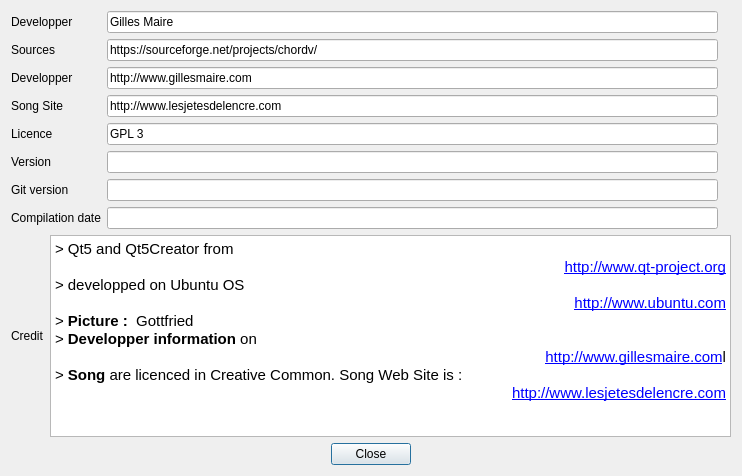
<?xml version="1.0" encoding="UTF-8"?>
<ui version="4.0">
 <class>DialogAbout</class>
 <widget class="QDialog" name="DialogAbout">
  <property name="geometry">
   <rect>
    <x>0</x>
    <y>0</y>
    <width>742</width>
    <height>476</height>
   </rect>
  </property>
  <property name="windowTitle">
   <string>About</string>
  </property>
  <layout class="QVBoxLayout" name="verticalLayout_5">
   <item>
    <layout class="QVBoxLayout" name="verticalLayout_4">
     <item>
      <layout class="QVBoxLayout" name="verticalLayout_3">
       <item>
        <layout class="QHBoxLayout" name="horizontalLayout_4">
         <item>
          <layout class="QHBoxLayout" name="horizontalLayout_2">
           <item>
            <layout class="QVBoxLayout" name="verticalLayout">
             <item>
              <widget class="QLabel" name="labelDevelopper">
               <property name="text">
                <string>Developper</string>
               </property>
              </widget>
             </item>
             <item>
              <widget class="QLabel" name="labelSources">
               <property name="text">
                <string>Sources</string>
               </property>
              </widget>
             </item>
             <item>
              <widget class="QLabel" name="labelWebSite">
               <property name="text">
                <string>Developper</string>
               </property>
              </widget>
             </item>
             <item>
              <widget class="QLabel" name="labelSongSite">
               <property name="text">
                <string>Song Site</string>
               </property>
              </widget>
             </item>
             <item>
              <widget class="QLabel" name="labelLicence">
               <property name="text">
                <string>Licence</string>
               </property>
              </widget>
             </item>
             <item>
              <widget class="QLabel" name="labelVersion">
               <property name="text">
                <string>Version</string>
               </property>
              </widget>
             </item>
             <item>
              <widget class="QLabel" name="labelGitVersion">
               <property name="text">
                <string>Git version</string>
               </property>
              </widget>
             </item>
             <item>
              <widget class="QLabel" name="labelDate">
               <property name="text">
                <string>Compilation date</string>
               </property>
              </widget>
             </item>
            </layout>
           </item>
           <item>
            <layout class="QVBoxLayout" name="verticalLayout_2">
             <item>
              <widget class="QLineEdit" name="lineEditDevelopper">
               <property name="text">
                <string>Gilles Maire</string>
               </property>
               <property name="readOnly">
                <bool>true</bool>
               </property>
              </widget>
             </item>
             <item>
              <widget class="QLineEdit" name="lineEditSources">
               <property name="text">
                <string>https://sourceforge.net/projects/chordv/</string>
               </property>
               <property name="readOnly">
                <bool>true</bool>
               </property>
              </widget>
             </item>
             <item>
              <widget class="QLineEdit" name="lineEditDevSite">
               <property name="text">
                <string>http://www.gillesmaire.com</string>
               </property>
               <property name="readOnly">
                <bool>true</bool>
               </property>
              </widget>
             </item>
             <item>
              <widget class="QLineEdit" name="lineEditSongSite">
               <property name="text">
                <string>http://www.lesjetesdelencre.com</string>
               </property>
               <property name="readOnly">
                <bool>true</bool>
               </property>
              </widget>
             </item>
             <item>
              <widget class="QLineEdit" name="lineEditLicence">
               <property name="text">
                <string>GPL 3</string>
               </property>
               <property name="readOnly">
                <bool>true</bool>
               </property>
              </widget>
             </item>
             <item>
              <widget class="QLineEdit" name="lineEditVersion">
               <property name="text">
                <string/>
               </property>
               <property name="readOnly">
                <bool>true</bool>
               </property>
              </widget>
             </item>
             <item>
              <widget class="QLineEdit" name="lineEditGitVersion">
               <property name="text">
                <string/>
               </property>
               <property name="readOnly">
                <bool>true</bool>
               </property>
              </widget>
             </item>
             <item>
              <widget class="QLineEdit" name="lineEditDate">
               <property name="text">
                <string/>
               </property>
               <property name="readOnly">
                <bool>true</bool>
               </property>
              </widget>
             </item>
            </layout>
           </item>
          </layout>
         </item>
         <item>
          <widget class="QLabel" name="labelPicture">
           <property name="text">
            <string/>
           </property>
           <property name="pixmap">
            <pixmap resource="../Resources/resources.qrc">:/Image/Images/gilles.jpg</pixmap>
           </property>
          </widget>
         </item>
        </layout>
       </item>
       <item>
        <layout class="QHBoxLayout" name="horizontalLayout_3">
         <item>
          <widget class="QLabel" name="labelCredit">
           <property name="text">
            <string>Credit</string>
           </property>
          </widget>
         </item>
         <item>
          <widget class="QTextBrowser" name="textBrowserCredit">
           <property name="html">
            <string>&lt;!DOCTYPE HTML PUBLIC &quot;-//W3C//DTD HTML 4.0//EN&quot; &quot;http://www.w3.org/TR/REC-html40/strict.dtd&quot;&gt;
&lt;html&gt;&lt;head&gt;&lt;meta name=&quot;qrichtext&quot; content=&quot;1&quot; /&gt;&lt;style type=&quot;text/css&quot;&gt;
p, li { white-space: pre-wrap; }
&lt;/style&gt;&lt;/head&gt;&lt;body style=&quot; font-family:'Noto Sans'; font-size:10pt; font-weight:400; font-style:normal;&quot;&gt;
&lt;p style=&quot; margin-top:0px; margin-bottom:0px; margin-left:0px; margin-right:0px; -qt-block-indent:0; text-indent:0px;&quot;&gt;&lt;span style=&quot; font-family:'Ubuntu'; font-size:11pt;&quot;&gt;&amp;gt; Qt5 and Qt5Creator from &lt;/span&gt;&lt;/p&gt;
&lt;p align=&quot;right&quot; style=&quot; margin-top:0px; margin-bottom:0px; margin-left:0px; margin-right:0px; -qt-block-indent:0; text-indent:0px;&quot;&gt;&lt;a href=&quot;http://www.qt-project.org&quot;&gt;&lt;span style=&quot; font-family:'Ubuntu'; font-size:11pt; text-decoration: underline; color:#0000ff;&quot;&gt;http://www.qt-project.org&lt;/span&gt;&lt;/a&gt;&lt;/p&gt;
&lt;p style=&quot; margin-top:0px; margin-bottom:0px; margin-left:0px; margin-right:0px; -qt-block-indent:0; text-indent:0px;&quot;&gt;&lt;span style=&quot; font-family:'Ubuntu'; font-size:11pt;&quot;&gt;&amp;gt; developped on Ubuntu OS &lt;/span&gt;&lt;/p&gt;
&lt;p align=&quot;right&quot; style=&quot; margin-top:0px; margin-bottom:0px; margin-left:0px; margin-right:0px; -qt-block-indent:0; text-indent:0px;&quot;&gt;&lt;a href=&quot;http://www.qt-project.org&quot;&gt;&lt;span style=&quot; font-family:'Ubuntu'; font-size:11pt; text-decoration: underline; color:#0000ff;&quot;&gt;http://www.ubuntu.com&lt;/span&gt;&lt;/a&gt;&lt;/p&gt;
&lt;p style=&quot; margin-top:0px; margin-bottom:0px; margin-left:0px; margin-right:0px; -qt-block-indent:0; text-indent:0px;&quot;&gt;&lt;span style=&quot; font-family:'Ubuntu'; font-size:11pt;&quot;&gt;&amp;gt; &lt;/span&gt;&lt;span style=&quot; font-family:'Ubuntu'; font-size:11pt; font-weight:600;&quot;&gt;Picture : &lt;/span&gt;&lt;span style=&quot; font-family:'Ubuntu'; font-size:11pt;&quot;&gt; Gottfried&lt;/span&gt;&lt;/p&gt;
&lt;p style=&quot; margin-top:0px; margin-bottom:0px; margin-left:0px; margin-right:0px; -qt-block-indent:0; text-indent:0px;&quot;&gt;&lt;span style=&quot; font-family:'Ubuntu'; font-size:11pt;&quot;&gt;&amp;gt;&lt;/span&gt;&lt;span style=&quot; font-family:'Ubuntu'; font-size:11pt; font-weight:600;&quot;&gt; Developper information &lt;/span&gt;&lt;span style=&quot; font-family:'Ubuntu'; font-size:11pt;&quot;&gt;on &lt;/span&gt;&lt;/p&gt;
&lt;p align=&quot;right&quot; style=&quot; margin-top:0px; margin-bottom:0px; margin-left:0px; margin-right:0px; -qt-block-indent:0; text-indent:0px;&quot;&gt;&lt;a href=&quot;http://www.gillesmaire.com&quot;&gt;&lt;span style=&quot; font-family:'Ubuntu'; font-size:11pt; text-decoration: underline; color:#0000ff;&quot;&gt;http://www.gillesmaire.com&lt;/span&gt;&lt;/a&gt;&lt;span style=&quot; font-family:'Ubuntu'; font-size:11pt;&quot;&gt;l&lt;/span&gt;&lt;/p&gt;
&lt;p style=&quot; margin-top:0px; margin-bottom:0px; margin-left:0px; margin-right:0px; -qt-block-indent:0; text-indent:0px;&quot;&gt;&lt;span style=&quot; font-family:'Ubuntu'; font-size:11pt;&quot;&gt;&amp;gt; &lt;/span&gt;&lt;span style=&quot; font-family:'Ubuntu'; font-size:11pt; font-weight:600;&quot;&gt;Song&lt;/span&gt;&lt;span style=&quot; font-family:'Ubuntu'; font-size:11pt;&quot;&gt; are licenced in Creative Common. Song Web Site is : &lt;/span&gt;&lt;/p&gt;
&lt;p align=&quot;right&quot; style=&quot; margin-top:0px; margin-bottom:0px; margin-left:0px; margin-right:0px; -qt-block-indent:0; text-indent:0px;&quot;&gt;&lt;a href=&quot;http://www.qt-project.org&quot;&gt;&lt;span style=&quot; font-family:'Ubuntu'; font-size:11pt; text-decoration: underline; color:#0000ff;&quot;&gt;http://www.lesjetesdelencre.com&lt;/span&gt;&lt;/a&gt;&lt;/p&gt;
&lt;p style=&quot;-qt-paragraph-type:empty; margin-top:0px; margin-bottom:0px; margin-left:0px; margin-right:0px; -qt-block-indent:0; text-indent:0px; font-family:'Ubuntu'; font-size:11pt; text-decoration: underline; color:#0000ff;&quot;&gt;&lt;br /&gt;&lt;/p&gt;&lt;/body&gt;&lt;/html&gt;</string>
           </property>
          </widget>
         </item>
        </layout>
       </item>
      </layout>
     </item>
     <item>
      <layout class="QHBoxLayout" name="horizontalLayout">
       <item>
        <spacer name="horizontalSpacer_2">
         <property name="orientation">
          <enum>Qt::Horizontal</enum>
         </property>
         <property name="sizeHint" stdset="0">
          <size>
           <width>40</width>
           <height>20</height>
          </size>
         </property>
        </spacer>
       </item>
       <item>
        <widget class="QPushButton" name="pushButtonClose">
         <property name="text">
          <string>Close</string>
         </property>
        </widget>
       </item>
       <item>
        <spacer name="horizontalSpacer">
         <property name="orientation">
          <enum>Qt::Horizontal</enum>
         </property>
         <property name="sizeHint" stdset="0">
          <size>
           <width>40</width>
           <height>20</height>
          </size>
         </property>
        </spacer>
       </item>
      </layout>
     </item>
    </layout>
   </item>
  </layout>
 </widget>
 <resources>
  <include location="../Resources/resources.qrc"/>
 </resources>
 <connections>
  <connection>
   <sender>pushButtonClose</sender>
   <signal>clicked()</signal>
   <receiver>DialogAbout</receiver>
   <slot>close()</slot>
   <hints>
    <hint type="sourcelabel">
     <x>169</x>
     <y>140</y>
    </hint>
    <hint type="destinationlabel">
     <x>168</x>
     <y>82</y>
    </hint>
   </hints>
  </connection>
 </connections>
</ui>
